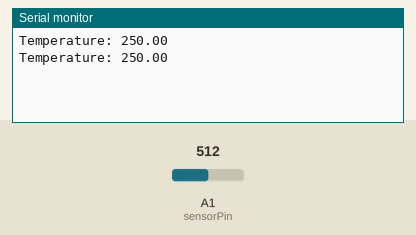
Bench run of a sketch on a simulated Arduino Uno, built with avr-gcc and run on an emulated ATmega328P. Parts: the last lines printed to the serial monitor. Inputs (shaded band) come from the test bench; at power-on: A1 (sensorPin) = 512.

Above: at 1.8 s.
1.9 s: A1 (sensorPin) set to 716
At 2.8 s:
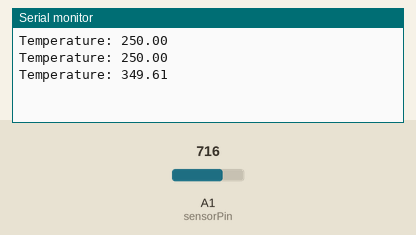
3.4 s: A1 (sensorPin) set to 900
At 4.8 s:
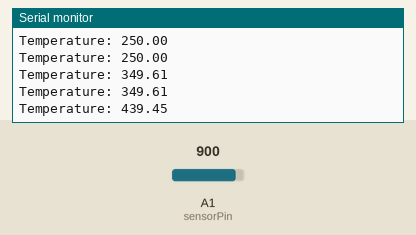
Timing chart, 0 to 6.4 s (numbered marks = the images above; inputs shaded):
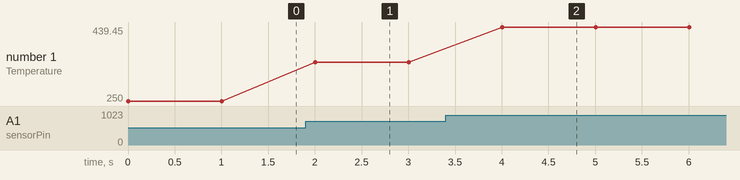

Measured:
- after the input at 1.9 s, the serial monitor: prints a new line after 0.10 s (image 1)
- after the input at 3.4 s, the serial monitor: prints a new line after 0.60 s (image 2)
- plotted number 1: 250 → 349.61 after the input at 1.9 s, 349.61 → 439.45 after the input at 3.4 s

The sketch:

lm35_temp_sensor_sketch.ino
```cpp
int sensorValue;
int sensorPin = 1;

void setup() {
    Serial.begin(9600);
}

void loop() {
  // Obtain raw value from sensor (Not Celcius)
  sensorValue = analogRead(sensorPin);

  // Converting into Celcius
  float mv = (sensorValue/1024.0) * 5000;
  float cel = mv/10;
  Serial.print("Temperature: ");
  Serial.println(cel);
  delay(1000);
}
```
